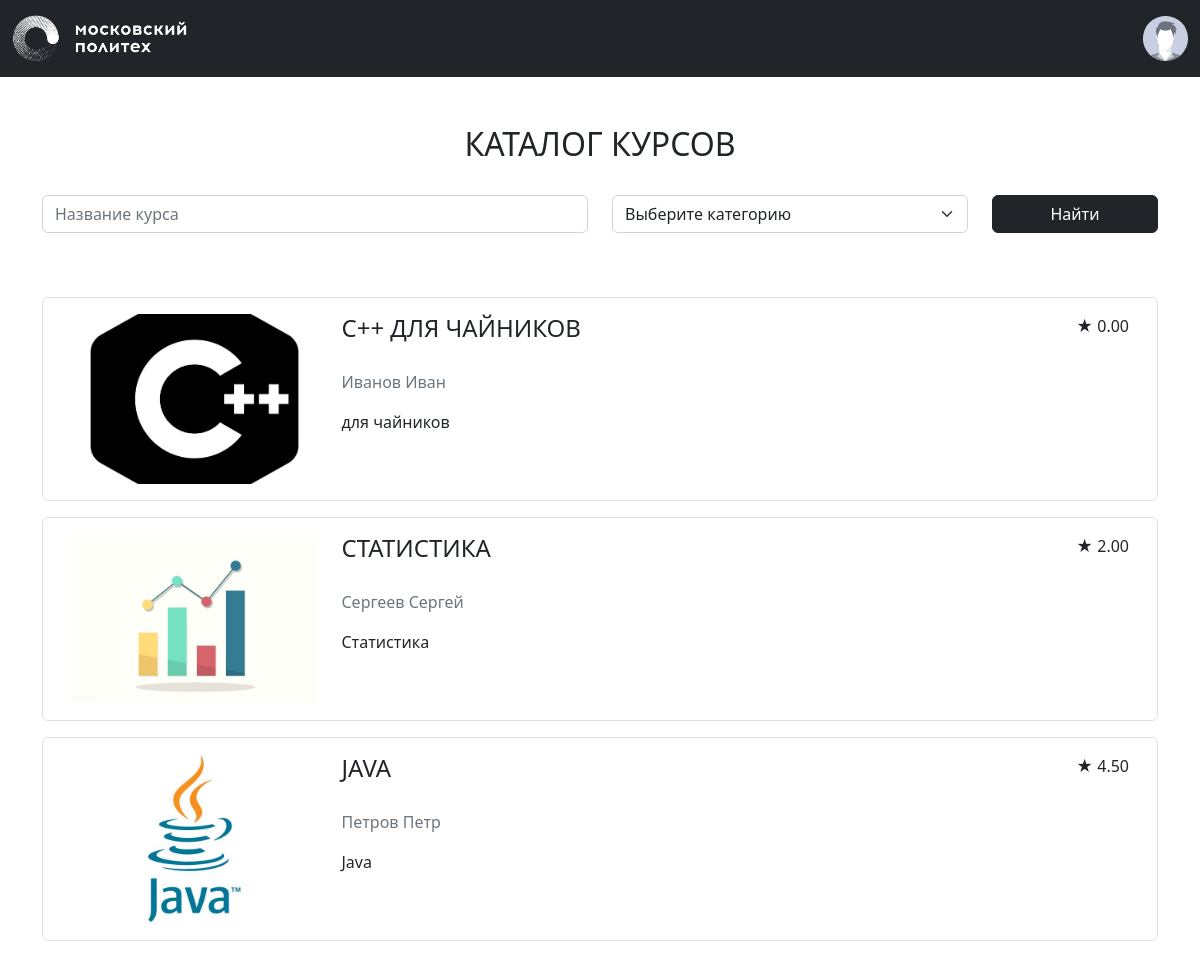
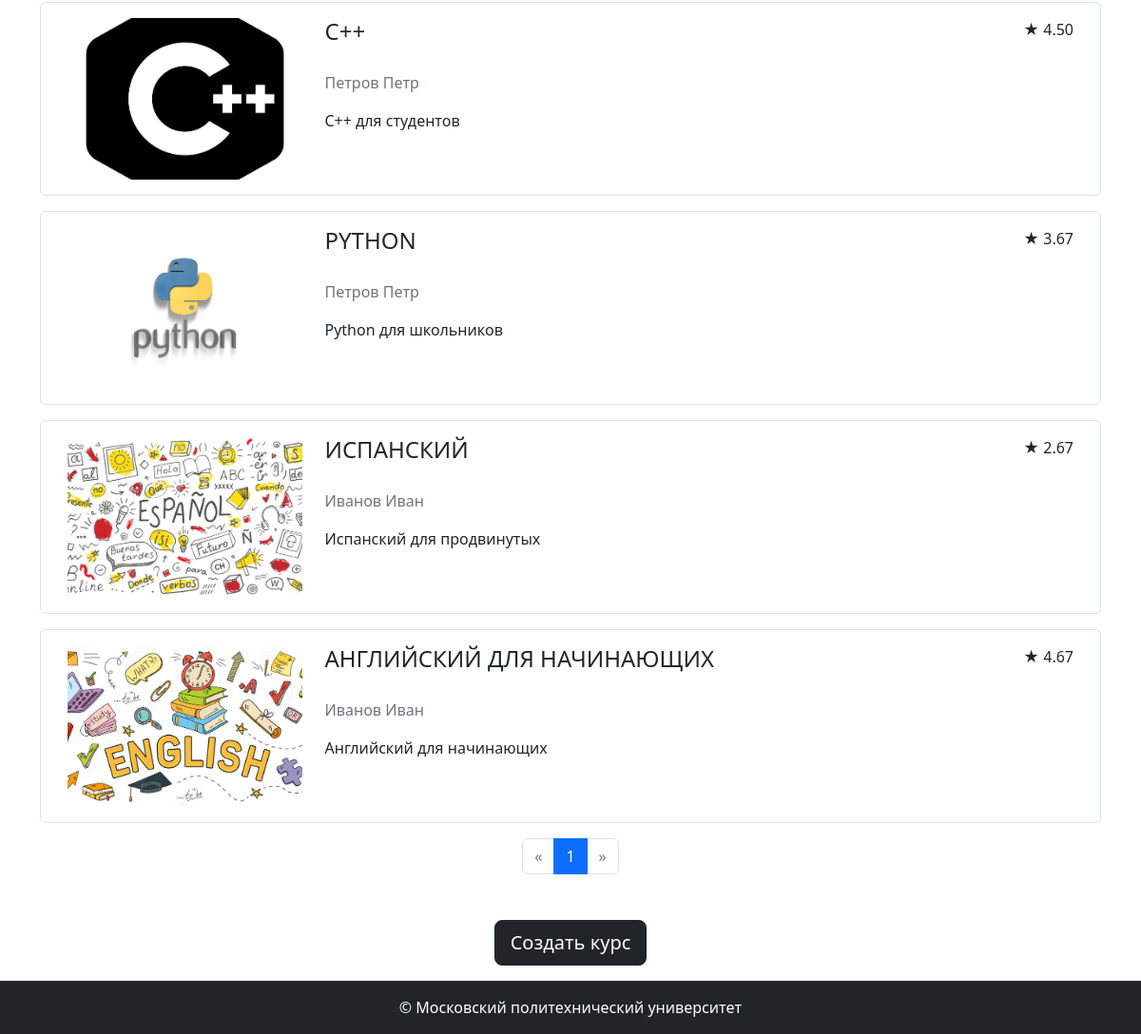
Page /courses/ (signed in) on the committed database (2 pictures, top to bottom).
### models.py (models this page shows, shortened)
class Base(DeclarativeBase):
  metadata = MetaData(naming_convention={
        "ix": 'ix_%(column_0_label)s',
        "uq": "uq_%(table_name)s_%(column_0_name)s",
        "ck": "ck_%(table_name)s_%(constraint_name)s",
        "fk": "fk_%(table_name)s_%(column_0_name)s_%(referred_table_name)s",
        "pk": "pk_%(table_name)s"
    })

class Course(Base):
    __tablename__ = 'courses'
    id: Mapped[int] = mapped_column(primary_key=True)
    name: Mapped[str] = mapped_column(String(100))
    short_desc: Mapped[str] = mapped_column(Text)
    full_desc: Mapped[str] = mapped_column(Text)
    rating_sum: Mapped[int] = mapped_column(default=0)
    rating_num: Mapped[int] = mapped_column(default=0)
    category_id: Mapped[int] = mapped_column(ForeignKey("categories.id"))
    author_id: Mapped[int] = mapped_column(ForeignKey("users.id"))
    background_image_id: Mapped[str] = mapped_column(ForeignKey("images.id"))
    created_at: Mapped[datetime] = mapped_column(default=datetime.now)
    author: Mapped["User"] = relationship()
    category: Mapped["Category"] = relationship(lazy=False)
    bg_image: Mapped["Image"] = relationship()
    reviews: Mapped[List["Review"]] = relationship(back_populates="course", order_by="Review.created_at.desc()")
    @property
    def rating(self):
        if self.rating_num > 0:
            return self.rating_sum / self.rating_num
        return 0

class User(Base, UserMixin):
    __tablename__ = 'users'
    id: Mapped[int] = mapped_column(primary_key=True)
    first_name: Mapped[str] = mapped_column(String(100))
    last_name: Mapped[str] = mapped_column(String(100))
    middle_name: Mapped[Optional[str]] = mapped_column(String(100))
    login: Mapped[str] = mapped_column(String(100), unique=True)
    password_hash: Mapped[str] = mapped_column(String(200))
    created_at: Mapped[datetime] = mapped_column(default=datetime.now)
    @property
    def full_name(self):
        return ' '.join([self.last_name, self.first_name, self.middle_name or ''])

### courses.py (the view)
@bp.route('/')
def index():
    courses = CoursesFilter(**search_params()).perform()
    pagination = db.paginate(courses) #пагинация для курсов
    courses = pagination.items
    categories = db.session.execute(db.select(Category)).scalars()
    return render_template('courses/index.html',
                           courses=courses,
                           categories=categories,
                           pagination=pagination,
                           search_params=search_params())

### auth.py (called while the page is built)
def load_user(user_id):
    user = db.session.execute(db.select(User).filter_by(id=user_id)).scalar()
    return user

### courses.py (called while the page is built)
def search_params(): #Собирает параметры поиска из URL
    return {
        'name': request.args.get('name'),
        'category_ids': [x for x in request.args.getlist('category_ids') if x],
    }

### tools.py (called while the page is built)
    def perform(self):
        self.__filter_by_name()
        self.__filter_by_category_ids()
        return self.query.order_by(Course.created_at.desc())

    def __filter_by_name(self):
        if self.name:
            self.query = self.query.filter(
                Course.name.ilike('%' + self.name + '%'))

    def __filter_by_category_ids(self):
        if self.category_ids:
            self.query = self.query.filter(
                Course.category_id.in_(self.category_ids))

### templates/courses/index.html (shortened to what this page needs)
{% extends 'base.html' %}
{% from 'pagination.html' import render_pagination %}
{% block content %}
<div class="container">
    <div class="my-5">
        <h2 class="mb-3 text-center text-uppercase font-weight-bold">Каталог курсов</h2>
        <form class="mb-5 mt-3 row align-items-center">
            <div class="col-md-6 my-3">
                <input autocomplete="off" type="text" class="form-control" id="course-name" name="name" value="{{ request.args.get('name') or '' }}" placeholder="Название курса">
            </div>
            <div class="col-md-4 my-3">
                <select class="form-select" id="course-category" name="category_ids" title="Категория курса">
                    <option value="">Выберите категорию</option>
                </select>
            </div>
            <div class="col-md-2 my-3 align-self-end">
                <button type="submit" class="btn btn-dark w-100 mt-auto">Найти</button>
            </div>
        </form>
    </div>
    <div class="courses-list container-fluid mt-3 mb-3">
        {% for course in courses %}
            <div class="row p-3 border rounded mb-3" data-url="{{ url_for('courses.show', course_id=course.id) }}">
                <div class="col-md-3 mb-3 mb-md-0 d-flex align-items-center justify-content-center">
                    <div class="course-logo" style="background-image: url({{ url_for('image', image_id=course.background_image_id) }});">
                    </div>
                </div>
                <div class="col-md-9 align-items-center">
                    <div class="d-flex">
                        <h4 class="text-uppercase">{{ course.name }}</h4>
                        <p class="ms-auto rating">
                            <span>★</span> <span>{{ "%.2f" | format(course.rating) }}</span>
                        </p>
                    </div>
                    <p class="text-muted my-3">{{ course.author.full_name }}</p>
                    <p>{{ course.short_desc | truncate(200) }}</p>
                </div>
            </div>
        {% endfor %}
    </div>
    <div class="mb-5">
        {{ render_pagination(pagination, request.endpoint, search_params) }}
    </div>
    {% if current_user.is_authenticated %}
        <div class="text-center my-3">
            <a class="btn btn-lg btn-dark" href="{{ url_for('courses.new') }}">Создать курс</a>
        </div>
    {% endif %}
</div>
{% endblock %}

### templates/base.html (shortened to what this page needs)
<!doctype html>
<html lang="ru" class="h-100">
<head>
    <link href="https://cdn.jsdelivr.net/npm/bootstrap@5.2.0-beta1/dist/css/bootstrap.min.css" rel="stylesheet"
>
    <link rel="stylesheet" href="{{ url_for('static', filename='styles.css') }}">
</head>
<body class="d-flex flex-column h-100">
    <header>
        <nav class="navbar navbar-dark bg-dark">
            <div class="container-fluid">
                <div class="logo navbar-brand">
                    <a href="{{ url_for('index') }}">
                        <img class="img-fluid" src="{{ url_for('static', filename='images/polytech_logo.png') }}" alt="polytech-logo">
                    </a>
                </div>
                {% if current_user.is_authenticated %}
                    <div class="dropdown d-flex" style="width: 200px;">
                        <div class="profile ms-auto" title="{{ current_user.full_name }}" id="dropdownMenuButton" data-bs-toggle="dropdown"
                            aria-haspopup="true" aria-expanded="false">
                            <img class="img-fluid rounded-circle cursor-pointer"
                                src="{{ url_for('static', filename='images/default-profile-picture-300x300.jpeg') }}" alt="profile-pic">
                        </div>
                    </div>
                {% else %}
                    <a class="btn btn-outline-light" href="{{ url_for('auth.login') }}">Войти</a>
                {% endif %}
            </div>
        </nav>
    </header>
    <main class="main flex-grow-1">
       {% block content %}
       {% endblock %}
    </main>
    <footer class="bg-dark text-white d-flex align-items-center justify-content-center py-3">
        &copy; Московский политехнический университет
    </footer>
</body>
</html>

### templates/pagination.html
{% macro render_pagination(pagination, endpoint, params={}) %}
    {% set per_page = pagination.per_page %}
    <nav>
        <ul class="pagination justify-content-center">
            <li class="page-item {% if not pagination.has_prev %}disabled{% endif %}">
                <a class="page-link" href="{{ url_for(endpoint, page=(pagination.page - 1), per_page=per_page, **params) if pagination.has_prev else '#' }}" aria-label="Previous">
                    <span aria-hidden="true">&laquo;</span>
                </a>
            </li>
            {%- for page in pagination.iter_pages() %}
                {% if page %}
                    <li class="page-item {% if page == pagination.page %}active{% endif %}">
                        <a class="page-link" href="{{ url_for(endpoint, page=page, per_page=per_page, **params) }}">
                            {{ page }}
                        </a>
                    </li>
                {% endif %}
            {%- endfor %}
            <li class="page-item {% if not pagination.has_next %}disabled{% endif %}">
                <a class="page-link" href="{{ url_for(endpoint, page=(pagination.page + 1), per_page=per_page, **params) if pagination.has_next else '#' }}" aria-label="Next">
                    <span aria-hidden="true">&raquo;</span>
                </a>
            </li>
        </ul>
    </nav>
{% endmacro %}

### static/styles.css (style rules this page uses)
.logo { max-width: 175px; }
.profile { max-width: 45px; }
.course-logo { min-width: 170px; width: 100%; height: 170px; background-repeat: no-repeat; background-position: center; background-size: cover; }

### rows in the picture
Course: background_image (picture), name "C++ ДЛЯ ЧАЙНИКОВ", rating "0.00", author.full_name "Иванов Иван", short_desc "для чайников"
Course: background_image (picture), name "СТАТИСТИКА", rating "2.00", author.full_name "Сергеев Сергей", short_desc "Статистика"
Course: background_image (picture), name "JAVA", rating "4.50", author.full_name "Петров Петр", short_desc "Java"
Course: background_image (picture), name "C++", rating "4.50", author.full_name "Петров Петр", short_desc "C++ для студентов"
Course: background_image (picture), name "PYTHON", rating "3.67", author.full_name "Петров Петр", short_desc "Python для школьников"
Course: background_image (picture), name "ИСПАНСКИЙ", rating "2.67", author.full_name "Иванов Иван", short_desc "Испанский для продвинутых"
Course: background_image (picture), name "АНГЛИЙСКИЙ ДЛЯ НАЧИНАЮЩИХ", rating "4.67", author.full_name "Иванов Иван", short_desc "Английский для начинающих"

### other values in the picture
{{ page }} "1"
